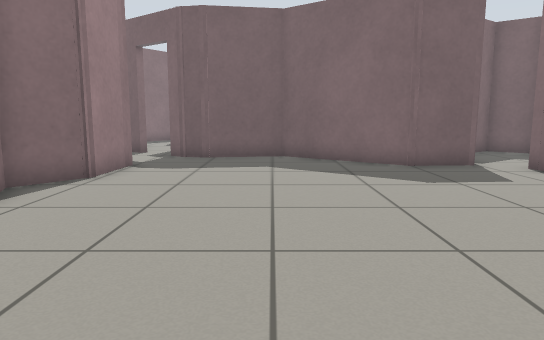
[1] (above)

16 first-person views from a walk through a world built for the Gazebo simulator. The camera is 0.72 m above the floor, tilts 8° down and sees 70° across. The floor is counted in squares, 0.5 m on a side. Each view is taken from the middle of a square. On the plan, view 1 faces up. The plan holds only what a view shows up to about 16 squares ahead; the rest is blank. The place goes on beyond the plan.

[2]
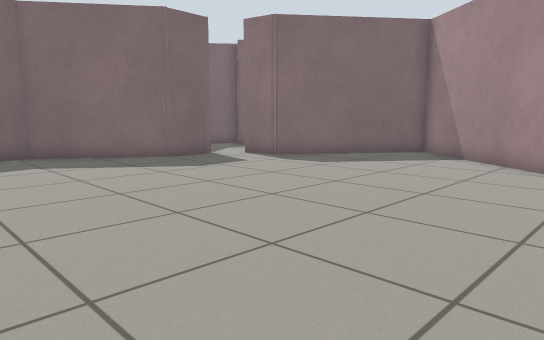

[3]
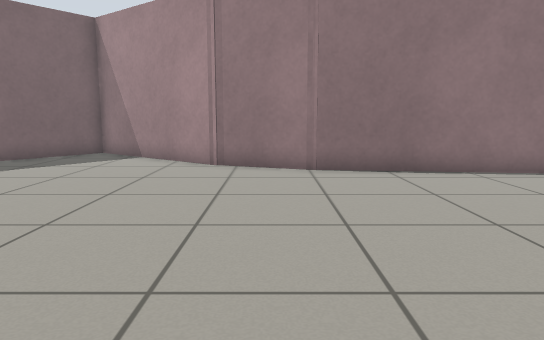

[4]
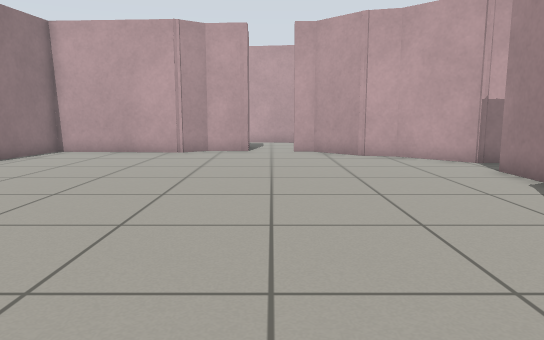

[5]
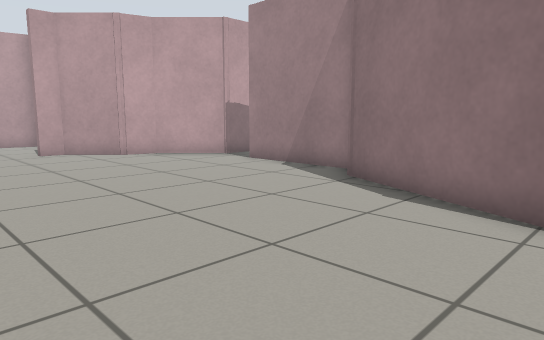

[6]
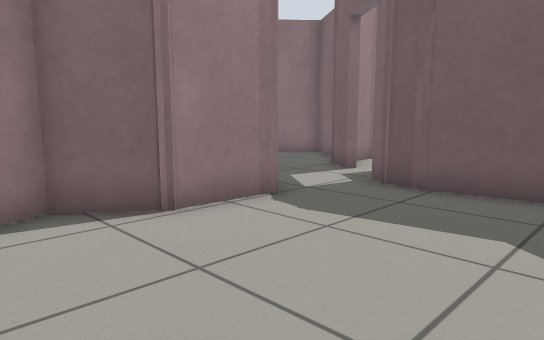

[7]
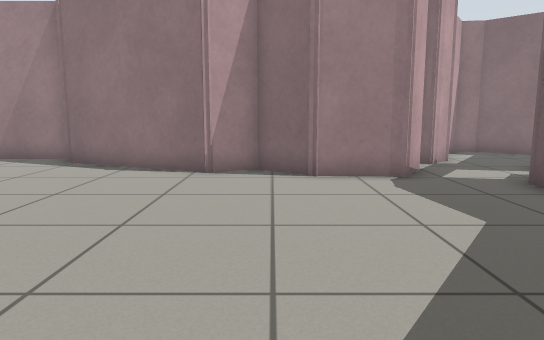

[8]
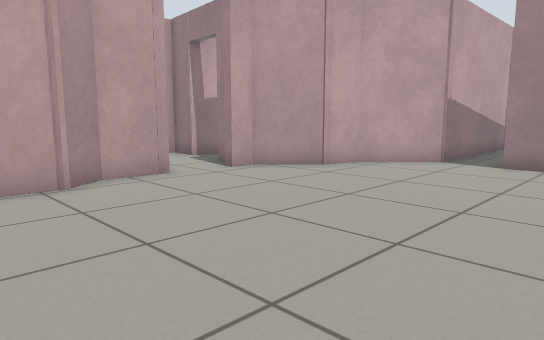

[9]
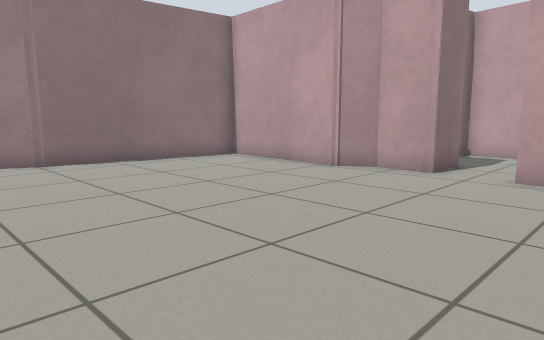

[10]
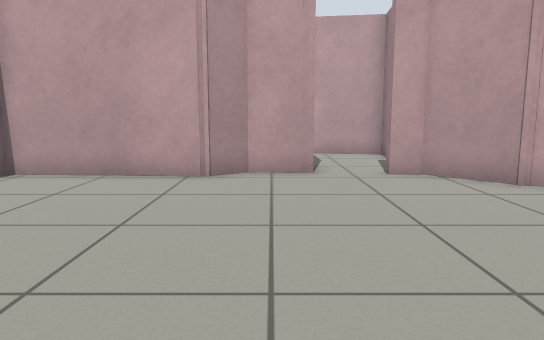

[11]
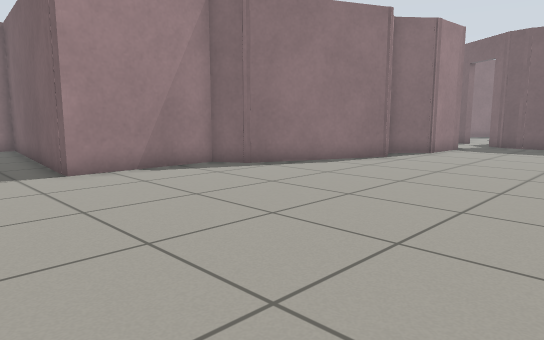

[12]
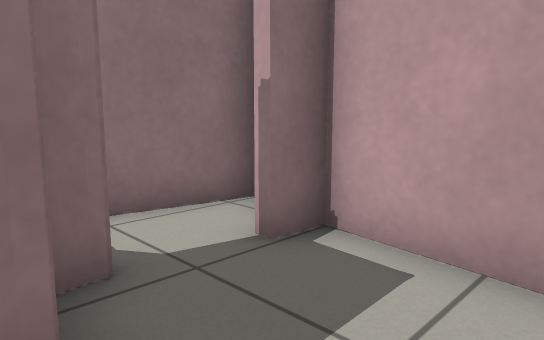

[13]
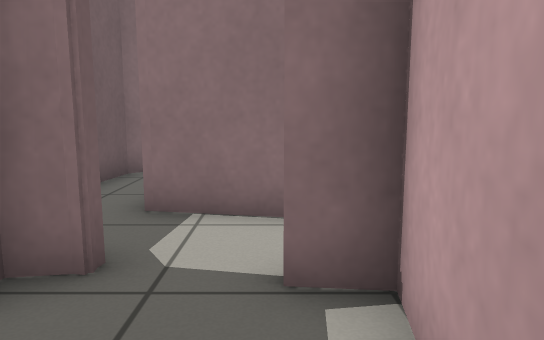

[14]
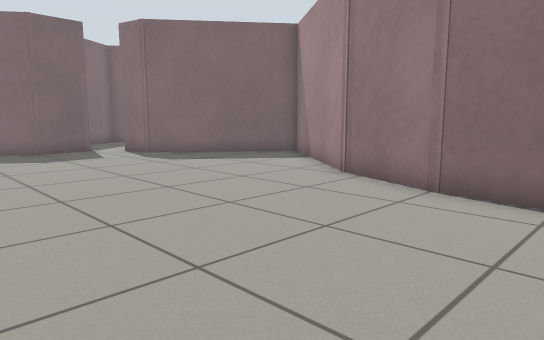

[15]
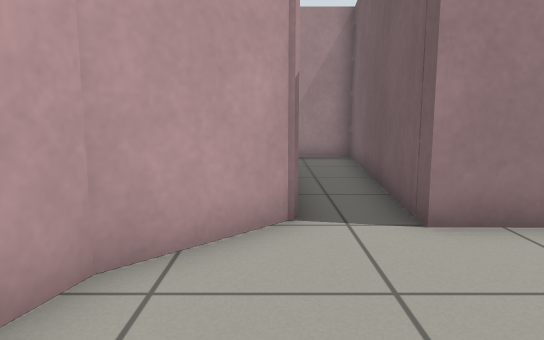

[16]
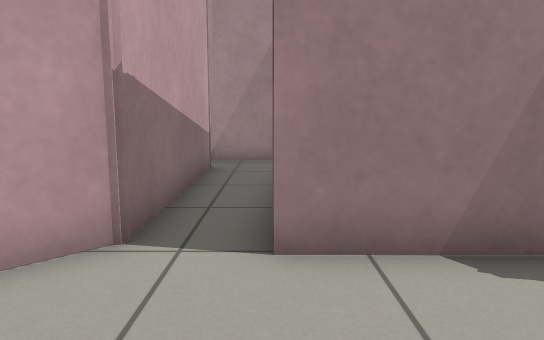

### Floor plan
Ten units are one square. View 1 is at (0, 0); x grows to the right and y downward. Boxes are objects, and circles mark ways between rooms. Rooms are numbered by the first view taken in them; rooms with no view inside come last. Other rooms are left out.
<svg viewBox="-170 -142 290 293">
<path fill="none" stroke="#000" d="M81 -5 115 -50M72 22 83 -8M-41 -112 -42 -90 -53 -76 -48 -64 -68 -18 -79 -12 -79 30 -165 23 -165 49M-10 87 6 88 16 81 65 84 73 18M59 -112 40 -111 4 -137 -23 -133 -31 -135M115 -58 73 -91 70 -105M-149 47 -83 47 -64 66 -52 69 -37 85 -29 85M-10 106 -10 87M8 114 4 113M-11 91 -10 87M-37 97 -38 102M-48 115 -39 121 -41 134 0 140 1 130M-29 85 -29 89M21 146 28 110"/>
<circle cx="-20" cy="90" r="3" fill="#2a7"/>
<text x="0" y="-20">1</text>
<text x="-10" y="120">2</text>
</svg>
Room 1 opens to room 2.

Where each view was taken, in squares from view 1:
view 1: 0 up, 0 right, facing up
view 2: 1 down, 3 left, facing up-right
view 3: 1 down, 3 left, facing right
view 4: 7 up, 2 left, facing down
view 5: 7 up, 1 right, facing down-left
view 6: 6 up, 1 right, facing up-left
view 7: 8 up, 5 right, facing left
view 8: 0 up, 4 right, facing down-left
view 9: 1 up, 5 left, facing down-right
view 10: 1 up, 0 right, facing down
view 11: 6 down, 2 right, facing up-left
view 12: 10 down, 3 left, facing down-right
view 13: 13 down, 3 left, facing right
view 14: 5 down, 0 right, facing up-right
view 15: 5 down, 3 left, facing left
view 16: 3 down, 4 left, facing left
